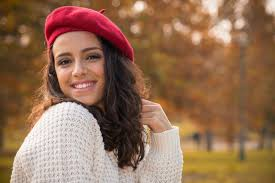
#> input picture Python-code/Billedegenkendelse/data/test/137.jpg, 275 x 183 px
$ python -i pixelation_detection.py   (imports and definitions only)   (older library calls are emulated)
#> lines starting #> are read from the running program, lines starting #| are printed output that depends on the picture
#> further down, picture is the input picture: shape (183, 275, 3); mean B, G, R 84.4, 110.6, 147.2
# logic/pixelation_logic/pixelation_detection.py

import cv2
import numpy as np
from dataclasses import dataclass
from typing import Dict, Any, Tuple

@dataclass
class PixelationAnalysis:
    is_pixelated: bool
    mean_block_variance: float
    gd_ratio: float
    details: Dict[str, Any]


class PixelationDetectorV2:
    def __init__(
        self,
        block_size: int = 8,
        var_thr: float = 20.0,
        gd_low_thr: float = 8.0,
        gd_high_thr: float = 25.0,
        gd_ratio_thr: float = 0.6,
    ):
        self.block_size = block_size
        self.var_thr = var_thr
        self.gd_low_thr = gd_low_thr
        self.gd_high_thr = gd_high_thr
        self.gd_ratio_thr = gd_ratio_thr

    def analyze(self, bgr_img: np.ndarray) -> PixelationAnalysis:
        gray = cv2.cvtColor(bgr_img, cv2.COLOR_BGR2GRAY)
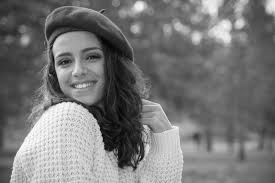
#> gray: shape (183, 275); min 1, max 255, mean 118.6

        mean_var, _ = self._block_variance(gray)
        gd_ratio, gd_counts = self._gradient_discontinuity_ratio(gray)

        is_pixelated = (mean_var < self.var_thr) or (gd_ratio < self.gd_ratio_thr)

        details = {
            "mean_block_variance": float(mean_var),
            "variance_threshold": float(self.var_thr),
            "gd_ratio": float(gd_ratio),
            "gd_ratio_threshold": float(self.gd_ratio_thr),
            "gd_counts": gd_counts,
            "block_size": self.block_size,
        }

        return PixelationAnalysis(
            is_pixelated=is_pixelated,
            mean_block_variance=mean_var,
            gd_ratio=gd_ratio,
            details=details,
        )

    def _block_variance(self, gray: np.ndarray) -> Tuple[float, np.ndarray]:
        h, w = gray.shape
#> h = 183; w = 275
        bs = self.block_size
        h_trim = (h // bs) * bs
#> h_trim = 176
        w_trim = (w // bs) * bs
#> w_trim = 272
        gray_trim = gray[:h_trim, :w_trim]
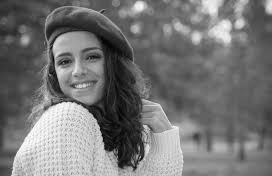
#> gray_trim: shape (176, 272); min 1, max 255, mean 117.2

        if gray_trim.size == 0:
            return 0.0, np.zeros((0, 0), dtype=np.float32)

        blocks = gray_trim.reshape(h_trim // bs, bs, w_trim // bs, bs)
        blocks = blocks.transpose(0, 2, 1, 3)  # (by, bx, bs, bs)
        var_map = blocks.reshape(blocks.shape[0], blocks.shape[1], -1).var(axis=2)
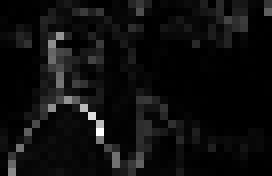
#> var_map: shape (22, 34) float64 (shown 8 times larger); min 0, max 6320.6, mean 361; drawn with min black and max white
        mean_var = float(var_map.mean())
#> mean_var = 361
        return mean_var, var_map

    def _gradient_discontinuity_ratio(self, gray: np.ndarray):
        gray = gray.astype(np.float32)
        gx = cv2.Sobel(gray, cv2.CV_32F, 1, 0, ksize=3)
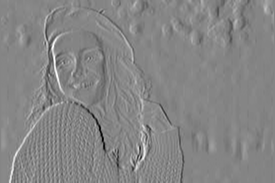
#> gx: shape (183, 275) float32; min -734, max 667, mean 1; drawn with min black and max white
        gy = cv2.Sobel(gray, cv2.CV_32F, 0, 1, ksize=3)
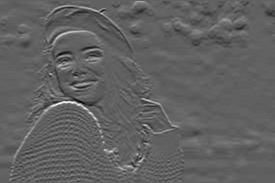
#> gy: shape (183, 275) float32; min -442, max 715, mean 2; drawn with min black and max white
        mag = np.sqrt(gx * gx + gy * gy)
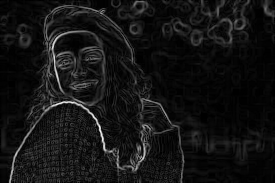
#> mag: shape (183, 275) float32; min 0, max 777.6, mean 61.2; drawn with min black and max white
        mag_flat = mag.reshape(-1)

        nonzero = mag_flat > 0.5
        mag_nz = mag_flat[nonzero]
        if mag_nz.size == 0:
            return 0.0, {"num_weak": 0, "num_mid": 0, "num_strong": 0}

        num_weak = int(((mag_nz > 0) & (mag_nz < self.gd_low_thr)).sum())
#> num_weak = 3069
        num_mid = int(((mag_nz >= self.gd_low_thr) & (mag_nz < self.gd_high_thr)).sum())
#> num_mid = 14661
        num_strong = int((mag_nz >= self.gd_high_thr).sum())
#> num_strong = 32356

        gd_ratio = (num_weak + 1) / (num_strong + 1)
#> gd_ratio = 0.0949

        counts = {
            "num_weak": num_weak,
            "num_mid": num_mid,
            "num_strong": num_strong,
            "total_nonzero": int(mag_nz.size),
        }
#> counts = {'num_weak': 3069, 'num_mid': 14661, 'num_strong': 32356, 'total_nonzero': 50086}
        return float(gd_ratio), counts

>>> import cv2
>>> picture = cv2.imread('../../data/test/137.jpg')
>>> result = PixelationDetectorV2().analyze(picture)
#> in analyze, `gd_ratio, gd_counts = self._gradient_discontinuity_ratio(gray)`: gd_ratio = 0.0949; gd_counts has the same summary as counts in _gradient_discontinuity_ratio
#> in analyze, `is_pixelated = (mean_var < self.var_thr) or (gd_ratio < self.gd_ratio_..`: is_pixelated = True

$ run again, on Python-code/Billedegenkendelse/data/test/14.jpg
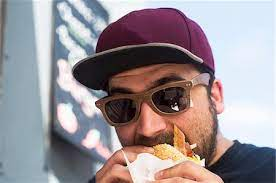
#> input picture Python-code/Billedegenkendelse/data/test/14.jpg, 276 x 183 px
#> picture is the input picture: shape (183, 276, 3); mean B, G, R 149.8, 145.4, 155.1
#> in _block_variance, `mean_var = float(var_map.mean())`: mean_var = 721
#> in _gradient_discontinuity_ratio, `gy = cv2.Sobel(gray, cv2.CV_32F, 0, 1, ksize=3)`:
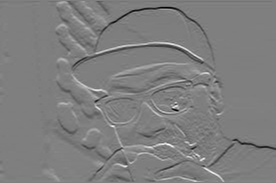
#> gy: shape (183, 276) float32; min -884, max 887, mean -3.4; drawn with min black and max white
#> in _gradient_discontinuity_ratio, `mag = np.sqrt(gx * gx + gy * gy)`:
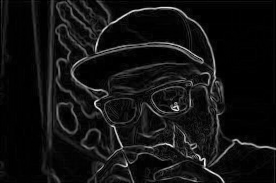
#> mag: shape (183, 276) float32; min 0, max 971, mean 70.5; drawn with min black and max white
#> num_weak = 8736
#> num_mid = 10811
#> num_strong = 26049
#> in _gradient_discontinuity_ratio, `gd_ratio = (num_weak + 1) / (num_strong + 1)`: gd_ratio = 0.335
#> counts = {'num_weak': 8736, 'num_mid': 10811, 'num_strong': 26049, 'total_nonzero': 45596}
#> in analyze, `gd_ratio, gd_counts = self._gradient_discontinuity_ratio(gray)`: gd_ratio = 0.335; gd_counts has the same summary as counts in _gradient_discontinuity_ratio
#> is_pixelated = True
